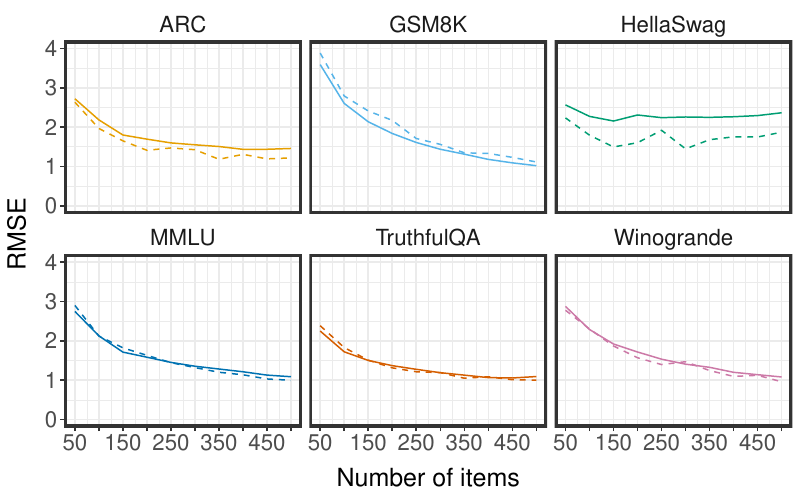

Source code (R):
# =============================================================================
box::use(.. / analysis / utils[mkdir, gprint, gpath, mytheme, cbPalette])
here::i_am("figures/f.random.R")

# =============================================================================
# helper functions
plot.development <- function(results, benchmarks, sizes) {
  box::use(ggplot2[...])
  ggplot(results, aes(x = k, color = benchmark)) +
    geom_line(aes(y = rmse.val)) +
    geom_line(aes(y = rmse.test), linetype = "dashed") +
    facet_wrap( ~ benchmark) +
    scale_x_continuous(breaks = sizes,
                       labels = c("50", "", "150", "", "250", "", "350", "", "450", "")) +
    scale_y_continuous(limits = c(0, 4)) +
    scale_color_manual(values = cbPalette()) +
    labs(x = "Number of items", y = "RMSE") +
    mytheme() +
    theme(legend.position = "None")
}

rename <- function(benchmark){
   out <- benchmark
   if (benchmark == "arc") {
      out <- "ARC"
   } else if (benchmark == "gsm8k") {
      out <- "GSM8K"
   } else if (benchmark == "hellaswag") {
      out <- "HellaSwag"
   } else if (benchmark == "mmlu") {
      out <- "MMLU"
   } else if (benchmark == "truthfulqa") {
      out <- "TruthfulQA"
   } else if (benchmark == "winogrande") {
      out <- "Winogrande"
   }
   out
}

# =============================================================================
# prepare data
benchmarks <-
  c("arc", "gsm8k", "hellaswag", "mmlu", "truthfulqa", "winogrande")
sizes <- seq(50, 500, 50)
results.list <- list()
for (BM in benchmarks) {
  results <- matrix(NA, nrow = length(sizes), ncol = 4)
  results[, 1] <- BM
  results[, 2] <- sizes
  for (i in seq_along(sizes)) {
    n <- sizes[i]
    inpath <- gpath("data/{BM}-sub-{n}.rds")
    all <- readRDS(inpath)
    results[i, 3] <- min(all$rmses.val)
    results[i, 4] <- all$rmse.test
  }
  results.list[[BM]] <- results
}
results <- data.frame(do.call(rbind, results.list))
colnames(results) <- c("benchmark", "k", "rmse.val", "rmse.test")
results$k <- as.numeric(results$k)
results$rmse.val <- as.numeric(results$rmse.val)
results$rmse.test <- as.numeric(results$rmse.test)

# rename benchmark entries using the rename function
results$benchmark <- sapply(results$benchmark, rename)

# plot development
p <- plot.development(results, benchmarks, sizes)
outpath <- gpath("figures/f.random.pdf")
ggplot2::ggsave(outpath, p, width = 8, height = 5)
gprint("Saved plot to {outpath}.")
